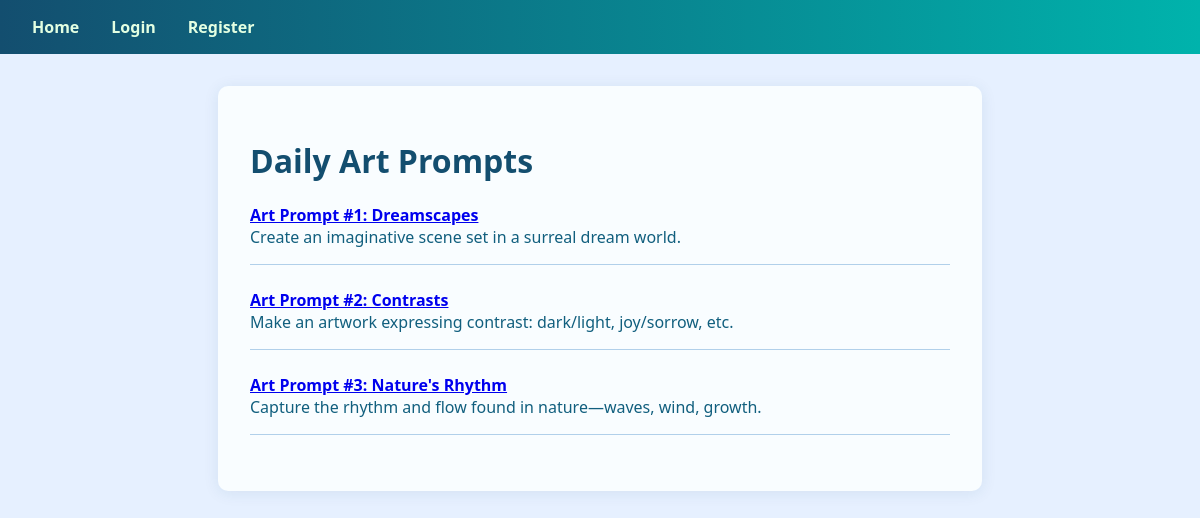
The page / on the database its author committed.
### tables this page shows
CREATE TABLE prompt (
    id INTEGER PRIMARY KEY AUTOINCREMENT,
    title TEXT NOT NULL,
    description TEXT NOT NULL
);

### app.py (the view)
@app.route('/')
def home():
    conn = get_db()
    prompts = conn.execute('SELECT * FROM prompt').fetchall()
    return render_template('home.html', prompts=prompts)

### app.py (called while the page is built)
def get_db():
    conn = sqlite3.connect(app.config['DATABASE'])
    conn.row_factory = sqlite3.Row
    return conn

### templates/home.html (shortened to what this page needs)
{% extends "base.html" %}
{% block content %}
  <h1>Daily Art Prompts</h1>
  <ul class="prompt-list">
    {% for prompt in prompts %}
      <li>
        <a href="{{ url_for('prompt_page', prompt_id=prompt['id']) }}">
          <strong>{{ prompt['title'] }}</strong>
        </a><br>
        <span>{{ prompt['description'] | safe }}</span>
      </li>
    {% endfor %}
  </ul>
{% endblock %}

### templates/base.html (shortened to what this page needs)
<!DOCTYPE html>
<html lang="en">
<head>
  <link rel="stylesheet" href="{{ url_for('static', filename='style.css') }}">
</head>
<body>
  <nav>
    <a href="{{ url_for('home') }}">Home</a>
    {% if current_user.is_authenticated %}
      <span>Hello, {{ current_user.username }}!</span>
      <a href="{{ url_for('logout') }}">Logout</a>
    {% else %}
      <a href="{{ url_for('login') }}">Login</a>
      <a href="{{ url_for('register') }}">Register</a>
    {% endif %}
  </nav>
  <main>
    {% block content %}{% endblock %}
  </main>
</body>
</html>

### static/style.css (style rules this page uses)
body { font-family: 'Segoe UI', Arial, sans-serif; background: #e6f0ff; margin: 0; color: #115f7e; }
nav { display: flex; justify-content: flex-start; align-items: center; background: linear-gradient(90deg, #134e6f, #00b3ac); padding: 1em 2em; }
nav a, nav span { color: #e3ffe2; margin-right: 2em; text-decoration: none; font-weight: 600; }
h1, h2, h3 { color: #134e6f; }
main { max-width: 700px; margin: 2em auto; padding: 2em; background: #f9fdff; border-radius: 10px; box-shadow: 0 2px 16px rgba(19,78,111, 0.09); }
ul.prompt-list { list-style: none; padding-left: 0; }
ul.prompt-list li { margin-bottom: 1.5em; border-bottom: 1px solid #b1d0ea; padding-bottom: 1em; }

### rows shown on the page
prompt: title "Art Prompt #1: Dreamscapes", description "Create an imaginative scene set in a surreal dream world."
prompt: title "Art Prompt #2: Contrasts", description "Make an artwork expressing contrast: dark/light, joy/sorrow, etc."
prompt: title "Art Prompt #3: Nature's Rhythm", description "Capture the rhythm and flow found in nature—waves, wind, growth."
